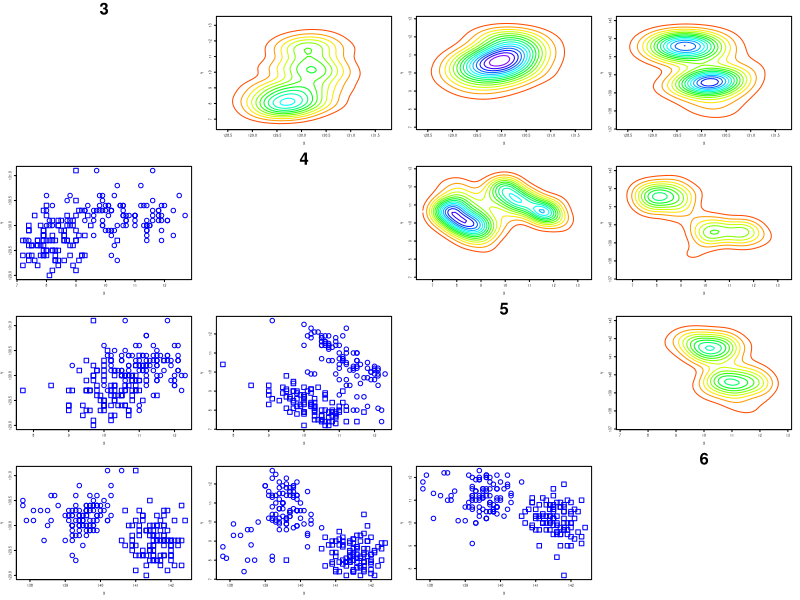

R code for this plot:

# clear variables and close windows
rm(list = ls(all = TRUE))
graphics.off()

# install and load packages
libraries = c("KernSmooth")
lapply(libraries, function(x) if (!(x %in% installed.packages())) {
install.packages(x)
})
lapply(libraries, library, quietly = TRUE, character.only = TRUE)

# load data
data = read.table("bank2.dat")
x = data

i = 2
op = par(mfrow = c(4, 4), cex = 0.2)
while (i < 6) {
    i = i + 1
    j = 2
    while (j < 6) {
        j = j + 1
        if (i == j) {
            plot(i, type = "n", axes = FALSE, xlab = "", ylab = "", main = i, cex.main = 5)
        }
        if (i < j) {
            xx = cbind(x[, i], x[, j], c(rep(0, 100), rep(1, 100)))
            zz = bkde2D(xx[, -3], 0.4)
            contour(zz$x1, zz$x2, zz$fhat, nlevels = 12, col = rainbow(20), drawlabels = FALSE, 
                xlab = "X", ylab = "Y")
        }
        if (i > j) {
            yy = cbind(x[, i], x[, j], c(rep(0, 100), rep(1, 100)))
            plot(yy[, -3], pch = as.numeric(yy[, 3]), xlab = "X", ylab = "Y", cex = 3, 
                col = "blue")
        }
    }
}
par(op)
